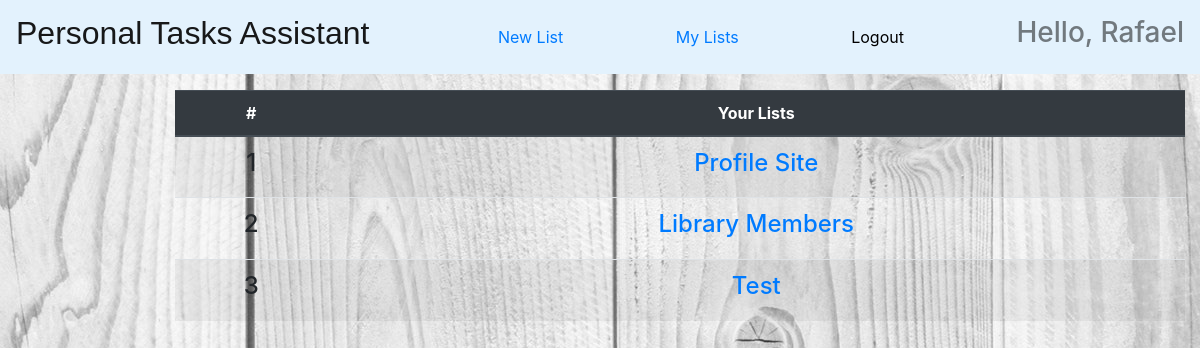
The app's page /view/ (signed in), older data.
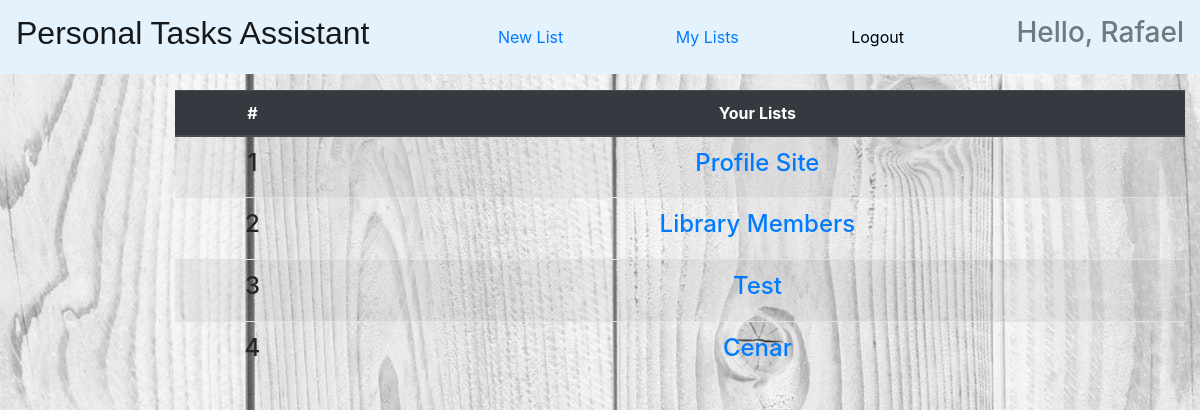
The same page, newer data.
### main/models.py (models this page shows, shortened)
class ToDoList(models.Model):
    user = models.ForeignKey(User, on_delete=models.CASCADE, related_name="todolist", null=True)
    name = models.CharField(max_length=200)

### main/views.py (the view)
# urls.py: path("view/", views.view, name="view"),
def view(response):
    return render(response, "main/view.html", {})

### main/templates/main/view.html (shortened to what this page needs)
{% extends "main/base.html" %}
{% load static %}
{%block content%}
<div class="container">
    <table class="table table-striped" width=30%>
        <thead class="thead-dark" align="center">
            <tr>
                <th scope="col">#</th>
                <th scope="col">Your Lists</th>
            </tr>
        </thead>
        <tbody>
            {% for td in user.todolist.all %}
            <tr>
                <td scope="row" align="center"><h4>{{ forloop.counter }}</h4></td>
                <td scope="row" align="center"><a href="/{{td.id}}"><h4>{{td.name}}</h4></a></td>
            </tr>
            {% endfor %}
        </tbody>
    </table>
</div>
{%endblock%}

### main/templates/main/base.html (shortened to what this page needs)
{% load static %}
<html>
<head>
    <link rel="stylesheet" href="https://stackpath.bootstrapcdn.com/bootstrap/4.4.1/css/bootstrap.min.css">
    <link rel="stylesheet" href="{% static 'css/style.css' %}">
</head>
<body>
    <nav class="navbar navbar-light" style="background-color: #e3f2fd;">
        <a class="navbar-brand" href="/">
            <div id="navbarbrand"><h2>Personal Tasks Assistant</h2></div>
        </a>
        <a href="/create/">New List</a>
        <a href="/view/">My Lists</a>
        <a href="/logout/ "style ="color:black">Logout</a>
        <span class="navbar-text">
            {% if request.user.is_authenticated %}
                <h3>Hello, {{request.user.username}}</h3>
            {% else %}
                <h4><a href="/login"><u>Login</u></a></h4>
            {%endif%}
        </span>
    </nav>
    <div id="content", name="content", class="flex-container main mt-3">
                        {% block content%}
                        {% endblock%}
    </div>
</body>
</html>

### main/static/css/style.css (style rules this page uses)
#navbarbrand h2 { font-family: Comic Sans MS, cursive, sans-serif; }
.main { margin-left:160px; padding: 0px 10 px; }

Row changes from the older to the newer data that the page shows:
added ToDoList: name "Cenar"
